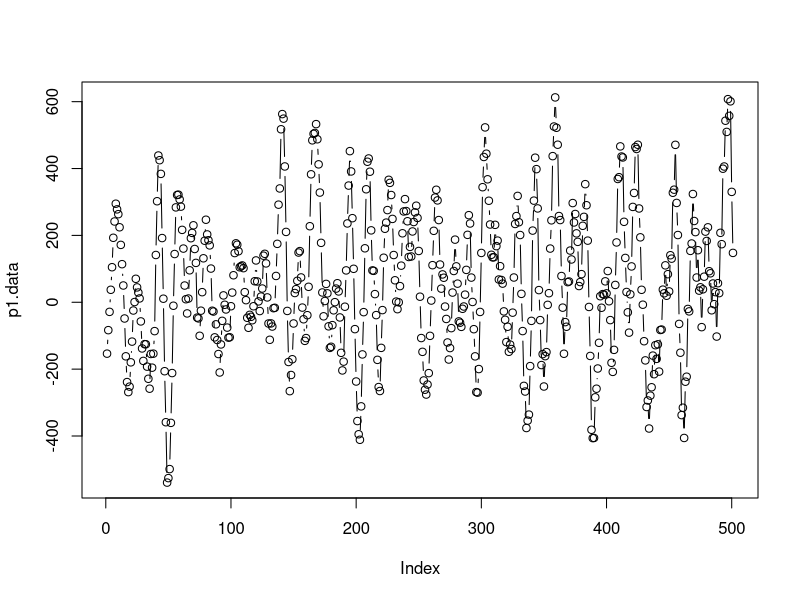
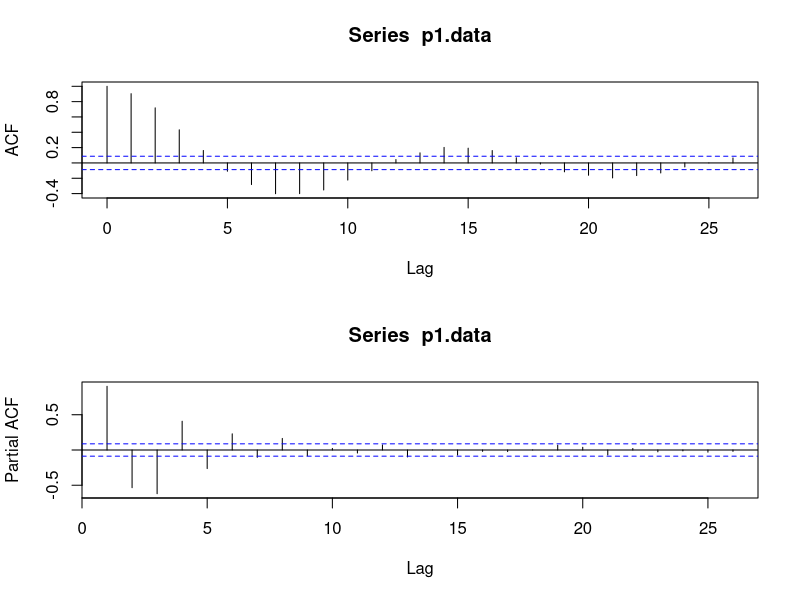
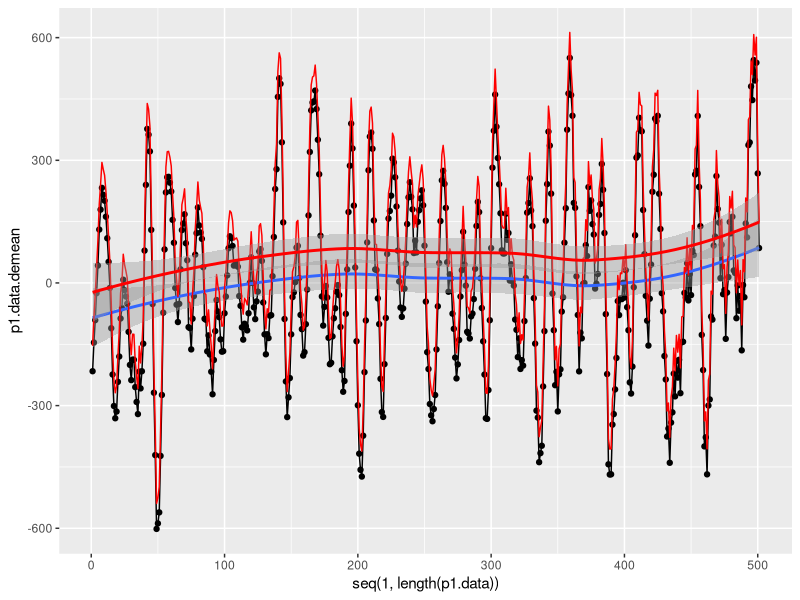
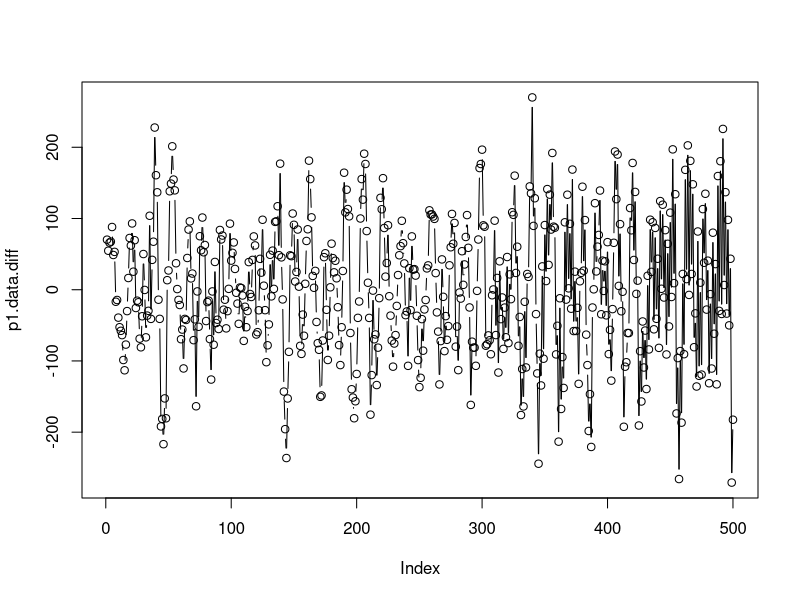
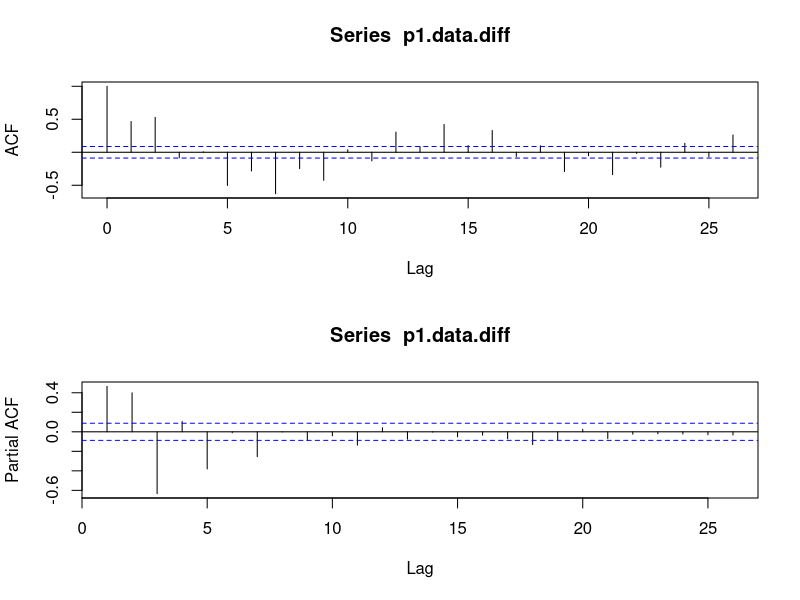
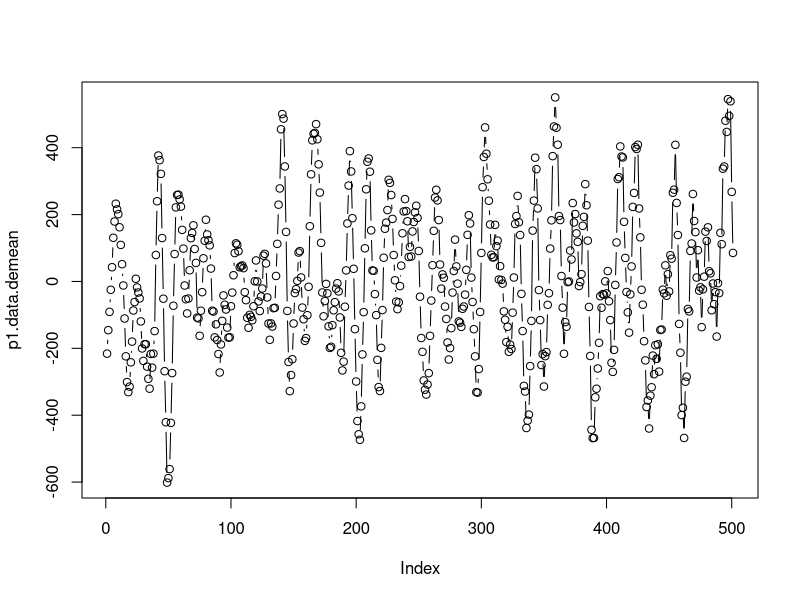
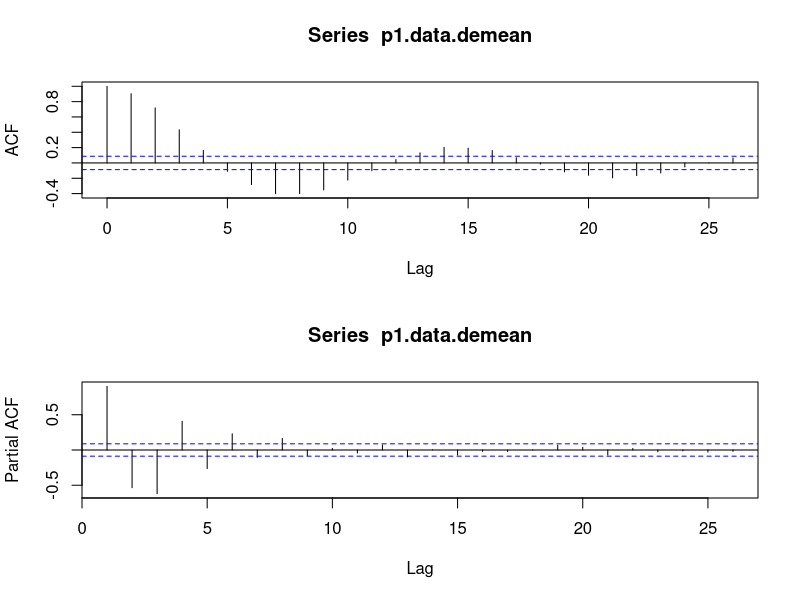

The R script that drew these images, in order: (Note: a time limit stopped this script after it produced the figures.)
##### Supporting Code for Dataset 1 #####
setwd('documents/sjsu/265/time-series-project')

p1.data <- scan('proj1.txt')
p1.data.diff <- diff(p1.data, differences = 1)
p1.data.demean <- p1.data - mean(p1.data)

df <- data.frame(p1.data, p1.data.demean)

## Visuals original data
plot(p1.data, type = "b")

par(mfrow=c(2,1))
   acf(p1.data, type = c("correlation"))
   acf(p1.data, type = c("partial"))
par(mfrow=c(1,1))

# Checking whether there appears to be a trend
library(ggplot2)
ggplot(df, aes(x = seq(1,length(p1.data)), y = p1.data.demean)) + 
geom_line() + 
geom_point() + 
geom_smooth()  + 
geom_line(aes(y = p1.data), colour = 'red') +
geom_smooth(aes(y = p1.data), colour = 'red')

mean(p1.data)
# Mean is non-zero

## Visuals differenced data
plot(p1.data.diff, type = "b")

par(mfrow=c(2,1))
   acf(p1.data.diff, type = c("correlation"))
   acf(p1.data.diff, type = c("partial"))
par(mfrow=c(1,1))

## Visuals demeaned data
plot(p1.data.demean, type = "b")

par(mfrow=c(2,1))
   acf(p1.data.demean, type = c("correlation"))
   acf(p1.data.demean, type = c("partial"))
par(mfrow=c(1,1))


# ACF exhibits sinusoidal decay
# PACF looks weird up to lag 8, cuts off after that

##### Candidate Model Analsysis #####
library(tseries)
adf.test(p1.data)
# Result: reject null hypothesis that the data is not stationary, conclude stationary; no differencing needed

# General AIC analysis of many models up to ARMA(10,10)
ar.p <- 10
ma.q <- 10

ar.vec <- rep(0:ar.p, each = (ma.q + 1))
ma.vec <- rep(seq(0,ma.q), (ar.p + 1))

aic.vec <- vector()
sig2.vec <- vector()
loglik.vec <- vector()
for(p in 1:(ar.p + 1)) {
    for(q in 1:(ma.q + 1)) {
        aic.vec <- c(aic.vec, tryCatch((arima(p1.data.demean, order = c(p-1, 0, q-1), include.mean = FALSE))$aic, error = function(e){NaN}))
        sig2.vec <- c(sig2.vec, tryCatch((arima(p1.data.demean, order = c(p-1, 0, q-1), include.mean = FALSE))$sigma2, error = function(e){NaN}))
        loglik.vec <- c(loglik.vec, tryCatch((arima(p1.data.demean, order = c(p-1, 0, q-1), include.mean = FALSE))$loglik, error = function(e){NaN}))
    }
}

aic.df <- data.frame(AR = ar.vec, MA = ma.vec, AIC = aic.vec, Sigma2 = sig2.vec, LogLik = loglik.vec)

aic.df.clean <- aic.df[aic.df$AIC != 'NaN',]
aic.df.clean$AICchange <- round(100*(aic.df.clean$AIC - min(aic.df.clean$AIC))/min(aic.df.clean$AIC), digits = 2)
aic.df.clean$LL2 <- -2*aic.df.clean$LogLik
aic.df.clean$TotalParams <- aic.df.clean$AR + aic.df.clean$MA
aic.df.clean.sort <- aic.df.clean[order(aic.df.clean$AIC),]
rownames(aic.df.clean.sort) <- 1:nrow(aic.df.clean.sort)

# Log likelihood tests: numerator L1 needs to be a subset of L2
# Null hypothesis: the models are equivalent
# Retain: choose the model that is smaller
# Reject: choose the model that has bettre likelihood, aic, sigma2 etc.
# Reject null hypothesis if following code returns true:
L1 <- 9 
L2 <- 10
nu <- (aic.df.clean.sort$TotalParams[L2] - aic.df.clean.sort$TotalParams[L1])
ifelse( (aic.df.clean.sort$LL2[L1] - aic.df.clean.sort$LL2[L2]) > (nu + sqrt(2*nu)), 'REJECT the null hypothesis', 'Retain the null hypothesis: choose smaller model')

## Candidates
# AR(10)
# AR(9)
# AR(8)
# AR(7)
# AR(6)
# ARMA(6,9)
# ARMA(10,6)
# ARMA(8,8)
# ARMA(7,9)
# ARMA(8,9)
# ARMA(8,10)
# ARMA(9,10)
# ARMA(10,10)

my.arma.10.10 <- arima(p1.data.demean, order = c(10,0,10), include.mean = FALSE, method = "ML", init = rep(0.01,20))
tsdiag(my.arma.10.10)
acf(my.arma.10.10$residuals, type= "partial")
